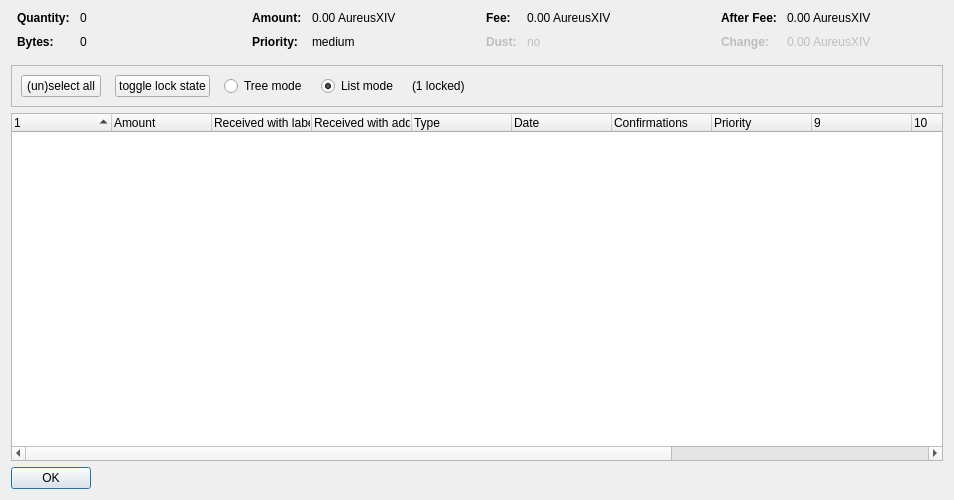
<?xml version="1.0" encoding="UTF-8"?>
<ui version="4.0">
 <class>CoinControlDialog</class>
 <widget class="QDialog" name="CoinControlDialog">
  <property name="geometry">
   <rect>
    <x>0</x>
    <y>0</y>
    <width>954</width>
    <height>500</height>
   </rect>
  </property>
  <property name="windowTitle">
   <string>Coin Selection</string>
  </property>
  <layout class="QVBoxLayout" name="verticalLayout">
   <item>
    <layout class="QHBoxLayout" name="horizontalLayoutTop" stretch="0,0,0,0">
     <property name="topMargin">
      <number>0</number>
     </property>
     <property name="bottomMargin">
      <number>10</number>
     </property>
     <item>
      <layout class="QFormLayout" name="formLayoutCoinControl1">
       <property name="horizontalSpacing">
        <number>10</number>
       </property>
       <property name="verticalSpacing">
        <number>10</number>
       </property>
       <property name="leftMargin">
        <number>6</number>
       </property>
       <property name="rightMargin">
        <number>6</number>
       </property>
       <item row="0" column="0">
        <widget class="QLabel" name="labelCoinControlQuantityText">
         <property name="font">
          <font>
           <weight>75</weight>
           <bold>true</bold>
          </font>
         </property>
         <property name="text">
          <string>Quantity:</string>
         </property>
        </widget>
       </item>
       <item row="0" column="1">
        <widget class="QLabel" name="labelCoinControlQuantity">
         <property name="cursor">
          <cursorShape>IBeamCursor</cursorShape>
         </property>
         <property name="contextMenuPolicy">
          <enum>Qt::ActionsContextMenu</enum>
         </property>
         <property name="text">
          <string notr="true">0</string>
         </property>
         <property name="textInteractionFlags">
          <set>Qt::LinksAccessibleByMouse|Qt::TextSelectableByKeyboard|Qt::TextSelectableByMouse</set>
         </property>
        </widget>
       </item>
       <item row="1" column="0">
        <widget class="QLabel" name="labelCoinControlBytesText">
         <property name="font">
          <font>
           <weight>75</weight>
           <bold>true</bold>
          </font>
         </property>
         <property name="text">
          <string>Bytes:</string>
         </property>
        </widget>
       </item>
       <item row="1" column="1">
        <widget class="QLabel" name="labelCoinControlBytes">
         <property name="cursor">
          <cursorShape>IBeamCursor</cursorShape>
         </property>
         <property name="contextMenuPolicy">
          <enum>Qt::ActionsContextMenu</enum>
         </property>
         <property name="text">
          <string notr="true">0</string>
         </property>
         <property name="textInteractionFlags">
          <set>Qt::LinksAccessibleByMouse|Qt::TextSelectableByKeyboard|Qt::TextSelectableByMouse</set>
         </property>
        </widget>
       </item>
      </layout>
     </item>
     <item>
      <layout class="QFormLayout" name="formLayoutCoinControl2">
       <property name="horizontalSpacing">
        <number>10</number>
       </property>
       <property name="verticalSpacing">
        <number>10</number>
       </property>
       <property name="leftMargin">
        <number>6</number>
       </property>
       <property name="rightMargin">
        <number>6</number>
       </property>
       <item row="0" column="0">
        <widget class="QLabel" name="labelCoinControlAmountText">
         <property name="font">
          <font>
           <weight>75</weight>
           <bold>true</bold>
          </font>
         </property>
         <property name="text">
          <string>Amount:</string>
         </property>
        </widget>
       </item>
       <item row="0" column="1">
        <widget class="QLabel" name="labelCoinControlAmount">
         <property name="cursor">
          <cursorShape>IBeamCursor</cursorShape>
         </property>
         <property name="contextMenuPolicy">
          <enum>Qt::ActionsContextMenu</enum>
         </property>
         <property name="text">
          <string notr="true">0.00 AureusXIV</string>
         </property>
         <property name="textInteractionFlags">
          <set>Qt::LinksAccessibleByMouse|Qt::TextSelectableByKeyboard|Qt::TextSelectableByMouse</set>
         </property>
        </widget>
       </item>
       <item row="1" column="0">
        <widget class="QLabel" name="labelCoinControlPriorityText">
         <property name="font">
          <font>
           <weight>75</weight>
           <bold>true</bold>
          </font>
         </property>
         <property name="text">
          <string>Priority:</string>
         </property>
        </widget>
       </item>
       <item row="1" column="1">
        <widget class="QLabel" name="labelCoinControlPriority">
         <property name="cursor">
          <cursorShape>IBeamCursor</cursorShape>
         </property>
         <property name="contextMenuPolicy">
          <enum>Qt::ActionsContextMenu</enum>
         </property>
         <property name="text">
          <string>medium</string>
         </property>
         <property name="textInteractionFlags">
          <set>Qt::LinksAccessibleByMouse|Qt::TextSelectableByKeyboard|Qt::TextSelectableByMouse</set>
         </property>
        </widget>
       </item>
      </layout>
     </item>
     <item>
      <layout class="QFormLayout" name="formLayoutCoinControl3">
       <property name="horizontalSpacing">
        <number>10</number>
       </property>
       <property name="verticalSpacing">
        <number>10</number>
       </property>
       <property name="leftMargin">
        <number>6</number>
       </property>
       <property name="rightMargin">
        <number>6</number>
       </property>
       <item row="0" column="0">
        <widget class="QLabel" name="labelCoinControlFeeText">
         <property name="font">
          <font>
           <weight>75</weight>
           <bold>true</bold>
          </font>
         </property>
         <property name="text">
          <string>Fee:</string>
         </property>
        </widget>
       </item>
       <item row="0" column="1">
        <widget class="QLabel" name="labelCoinControlFee">
         <property name="cursor">
          <cursorShape>IBeamCursor</cursorShape>
         </property>
         <property name="contextMenuPolicy">
          <enum>Qt::ActionsContextMenu</enum>
         </property>
         <property name="text">
          <string notr="true">0.00 AureusXIV</string>
         </property>
         <property name="textInteractionFlags">
          <set>Qt::LinksAccessibleByMouse|Qt::TextSelectableByKeyboard|Qt::TextSelectableByMouse</set>
         </property>
        </widget>
       </item>
       <item row="1" column="0">
        <widget class="QLabel" name="labelCoinControlLowOutputText">
         <property name="enabled">
          <bool>false</bool>
         </property>
         <property name="font">
          <font>
           <weight>75</weight>
           <bold>true</bold>
          </font>
         </property>
         <property name="text">
          <string>Dust:</string>
         </property>
        </widget>
       </item>
       <item row="1" column="1">
        <widget class="QLabel" name="labelCoinControlLowOutput">
         <property name="enabled">
          <bool>false</bool>
         </property>
         <property name="cursor">
          <cursorShape>IBeamCursor</cursorShape>
         </property>
         <property name="contextMenuPolicy">
          <enum>Qt::ActionsContextMenu</enum>
         </property>
         <property name="text">
          <string>no</string>
         </property>
         <property name="textInteractionFlags">
          <set>Qt::LinksAccessibleByMouse|Qt::TextSelectableByKeyboard|Qt::TextSelectableByMouse</set>
         </property>
        </widget>
       </item>
      </layout>
     </item>
     <item>
      <layout class="QFormLayout" name="formLayoutCoinControl4">
       <property name="horizontalSpacing">
        <number>10</number>
       </property>
       <property name="verticalSpacing">
        <number>10</number>
       </property>
       <property name="leftMargin">
        <number>6</number>
       </property>
       <property name="rightMargin">
        <number>6</number>
       </property>
       <item row="0" column="0">
        <widget class="QLabel" name="labelCoinControlAfterFeeText">
         <property name="font">
          <font>
           <weight>75</weight>
           <bold>true</bold>
          </font>
         </property>
         <property name="text">
          <string>After Fee:</string>
         </property>
        </widget>
       </item>
       <item row="0" column="1">
        <widget class="QLabel" name="labelCoinControlAfterFee">
         <property name="cursor">
          <cursorShape>IBeamCursor</cursorShape>
         </property>
         <property name="contextMenuPolicy">
          <enum>Qt::ActionsContextMenu</enum>
         </property>
         <property name="text">
          <string notr="true">0.00 AureusXIV</string>
         </property>
         <property name="textInteractionFlags">
          <set>Qt::LinksAccessibleByMouse|Qt::TextSelectableByKeyboard|Qt::TextSelectableByMouse</set>
         </property>
        </widget>
       </item>
       <item row="1" column="0">
        <widget class="QLabel" name="labelCoinControlChangeText">
         <property name="enabled">
          <bool>false</bool>
         </property>
         <property name="font">
          <font>
           <weight>75</weight>
           <bold>true</bold>
          </font>
         </property>
         <property name="text">
          <string>Change:</string>
         </property>
        </widget>
       </item>
       <item row="1" column="1">
        <widget class="QLabel" name="labelCoinControlChange">
         <property name="enabled">
          <bool>false</bool>
         </property>
         <property name="cursor">
          <cursorShape>IBeamCursor</cursorShape>
         </property>
         <property name="contextMenuPolicy">
          <enum>Qt::ActionsContextMenu</enum>
         </property>
         <property name="text">
          <string notr="true">0.00 AureusXIV</string>
         </property>
         <property name="textInteractionFlags">
          <set>Qt::LinksAccessibleByMouse|Qt::TextSelectableByKeyboard|Qt::TextSelectableByMouse</set>
         </property>
        </widget>
       </item>
      </layout>
     </item>
    </layout>
   </item>
   <item>
    <widget class="QFrame" name="frame">
     <property name="minimumSize">
      <size>
       <width>0</width>
       <height>40</height>
      </size>
     </property>
     <property name="frameShape">
      <enum>QFrame::StyledPanel</enum>
     </property>
     <property name="frameShadow">
      <enum>QFrame::Sunken</enum>
     </property>
     <layout class="QHBoxLayout" name="horizontalLayout">
      <item>
       <layout class="QHBoxLayout" name="horizontalLayoutPanel" stretch="0,0,0,0,0,0">
        <property name="spacing">
         <number>14</number>
        </property>
        <item>
         <widget class="QPushButton" name="pushButtonSelectAll">
          <property name="sizePolicy">
           <sizepolicy hsizetype="Maximum" vsizetype="Fixed">
            <horstretch>0</horstretch>
            <verstretch>0</verstretch>
           </sizepolicy>
          </property>
          <property name="text">
           <string>(un)select all</string>
          </property>
          <property name="autoDefault">
           <bool>false</bool>
          </property>
         </widget>
        </item>
        <item>
         <widget class="QPushButton" name="pushButtonToggleLock">
          <property name="sizePolicy">
           <sizepolicy hsizetype="Maximum" vsizetype="Fixed">
            <horstretch>0</horstretch>
            <verstretch>0</verstretch>
           </sizepolicy>
          </property>
          <property name="text">
           <string>toggle lock state</string>
          </property>
          <property name="autoDefault">
           <bool>false</bool>
          </property>
         </widget>
        </item>
        <item>
         <widget class="QRadioButton" name="radioTreeMode">
          <property name="sizePolicy">
           <sizepolicy hsizetype="Maximum" vsizetype="Fixed">
            <horstretch>0</horstretch>
            <verstretch>0</verstretch>
           </sizepolicy>
          </property>
          <property name="text">
           <string>Tree mode</string>
          </property>
         </widget>
        </item>
        <item>
         <widget class="QRadioButton" name="radioListMode">
          <property name="sizePolicy">
           <sizepolicy hsizetype="Maximum" vsizetype="Fixed">
            <horstretch>0</horstretch>
            <verstretch>0</verstretch>
           </sizepolicy>
          </property>
          <property name="text">
           <string>List mode</string>
          </property>
          <property name="checked">
           <bool>true</bool>
          </property>
         </widget>
        </item>
        <item>
         <widget class="QLabel" name="labelLocked">
          <property name="text">
           <string>(1 locked)</string>
          </property>
         </widget>
        </item>
        <item>
         <spacer name="horizontalSpacer">
          <property name="orientation">
           <enum>Qt::Horizontal</enum>
          </property>
          <property name="sizeHint" stdset="0">
           <size>
            <width>40</width>
            <height>20</height>
           </size>
          </property>
         </spacer>
        </item>
       </layout>
      </item>
     </layout>
    </widget>
   </item>
   <item>
    <widget class="CoinControlTreeWidget" name="treeWidget">
     <property name="contextMenuPolicy">
      <enum>Qt::CustomContextMenu</enum>
     </property>
     <property name="sortingEnabled">
      <bool>false</bool>
     </property>
     <property name="columnCount">
      <number>13</number>
     </property>
     <attribute name="headerShowSortIndicator" stdset="0">
      <bool>true</bool>
     </attribute>
     <attribute name="headerStretchLastSection">
      <bool>false</bool>
     </attribute>
     <column>
      <property name="text">
       <string/>
      </property>
     </column>
     <column>
      <property name="text">
       <string>Amount</string>
      </property>
     </column>
     <column>
      <property name="text">
       <string>Received with label</string>
      </property>
     </column>
     <column>
      <property name="text">
       <string>Received with address</string>
      </property>
     </column>
     <column>
      <property name="text">
	<string>Type</string>
      </property>
     </column>
     <column>
      <property name="text">	 
       <string>Date</string>
      </property>
     </column>
     <column>
      <property name="text">
       <string>Confirmations</string>
      </property>
      <property name="toolTip">
       <string>Confirmed</string>
      </property>
     </column>
     <column>
      <property name="text">
       <string>Priority</string>
      </property>
     </column>
     <column>
      <property name="text">
       <string/>
      </property>
     </column>
     <column>
      <property name="text">
       <string/>
      </property>
     </column>
     <column>
      <property name="text">
       <string/>
      </property>
     </column>
     <column>
      <property name="text">
       <string/>
      </property>
     </column>
     <column>
      <property name="text">
       <string/>
      </property>
     </column>
    </widget>
   </item>
   <item>
    <widget class="QDialogButtonBox" name="buttonBox">
     <property name="sizePolicy">
      <sizepolicy hsizetype="Maximum" vsizetype="Fixed">
       <horstretch>0</horstretch>
       <verstretch>0</verstretch>
      </sizepolicy>
     </property>
     <property name="orientation">
      <enum>Qt::Horizontal</enum>
     </property>
     <property name="standardButtons">
      <set>QDialogButtonBox::Ok</set>
     </property>
    </widget>
   </item>
  </layout>
 </widget>
 <customwidgets>
  <customwidget>
   <class>CoinControlTreeWidget</class>
   <extends>QTreeWidget</extends>
   <header>coincontroltreewidget.h</header>
  </customwidget>
 </customwidgets>
 <resources/>
 <connections/>
</ui>
